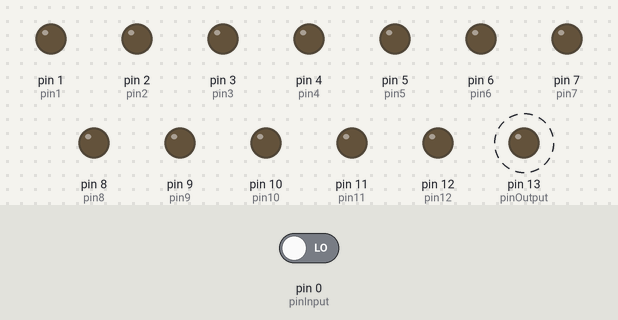
Bench run of a sketch on a simulated Arduino Uno, built with avr-gcc and run on an emulated ATmega328P. Parts: output pins drawn as LEDs (lit = HIGH). Dashed ring = blinking. Inputs (shaded band) come from the test bench; at power-on: pin 0 (pinInput) LOW.

Above: at 20.6 s.
Timing chart, 0 to 23.2 s (numbered marks = the images above):
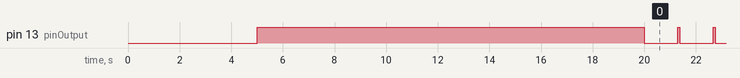

Measured:
- by itself, pin 13 (pinOutput): alternates HIGH for 0.08 s and LOW for 1.3 s

The sketch:

multi_arduino_uno_light_string.ino
```cpp
const int pinOutput = 13;      // the number of the LED pins
const int pin1 = 1;
const int pin2 = 2;
const int pin3 = 3;
const int pin4 = 4;
const int pin5 = 5;
const int pin6 = 6;
const int pin7 = 7;
const int pin8 = 8;
const int pin9 = 9;
const int pin10 = 10;
const int pin11 = 11;
const int pin12 = 12;
const int pinInput = 0;

int changeme_blinkInterval = 100;           // change to change interval at which to blink (milliseconds)
int signalTime = 75;
boolean isMaster = true;


void setup() {
pinMode(pinOutput, OUTPUT);
pinMode(pin1, OUTPUT);
pinMode(pin2, OUTPUT);
pinMode(pin3, OUTPUT);
pinMode(pin4, OUTPUT);
pinMode(pin5, OUTPUT);
pinMode(pin6, OUTPUT);
pinMode(pin7, OUTPUT);
pinMode(pin8, OUTPUT);
pinMode(pin9, OUTPUT);
pinMode(pin10, OUTPUT);
pinMode(pin11, OUTPUT);
pinMode(pin12, OUTPUT);
pinMode(pinInput, INPUT);

for(int i = 0; i < 100;i++)
{
  if(digitalRead(pinInput)==HIGH)
  {
    isMaster = false;
  }
  delay(50);
}
  digitalWrite(pinOutput,HIGH);
  delay(15000);
  digitalWrite(pinOutput,LOW);
}


void loop()
{
  if(digitalRead(pinInput)==HIGH && !isMaster)
  {
    for(int i = 1;i<13;i++)
    {
      digitalWrite(i,HIGH);
      delay(changeme_blinkInterval);
      digitalWrite(i,LOW);
    }
     digitalWrite(pinOutput,HIGH);
     delay(signalTime);
     digitalWrite(pinOutput,LOW);
  }
  if(isMaster)
  {
    delay(changeme_blinkInterval*13);
    digitalWrite(pinOutput,HIGH);
    delay(signalTime);
    digitalWrite(pinOutput,LOW);
  }
}
```
